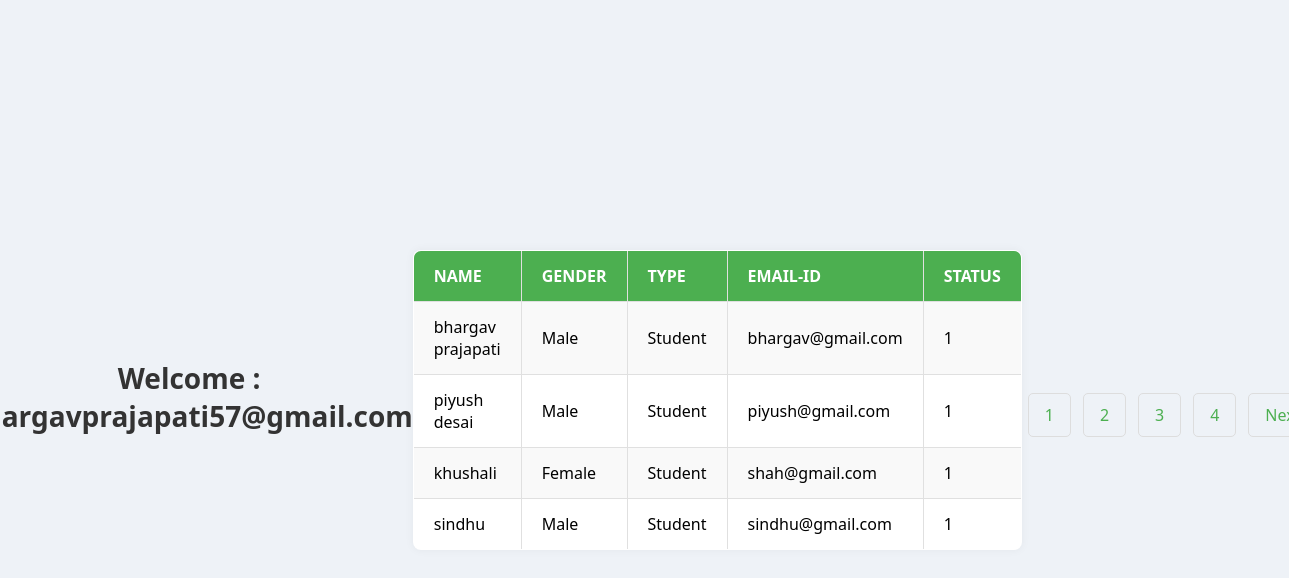
The page /adminindex.php (signed in) on the database its author committed.
### tables this page shows
CREATE TABLE IF NOT EXISTS `tblregistration` (
  `Userid` int NOT NULL AUTO_INCREMENT,
  `name` varchar(30) NOT NULL,
  `gender` varchar(6) NOT NULL,
  `type` varchar(10) NOT NULL,
  `emailid` varchar(30) NOT NULL,
  `pass` varchar(30) NOT NULL,
  `status` int NOT NULL,
  PRIMARY KEY (`Userid`)
);

### adminindex.php (the view, shortened to what this page needs)
<html>
  <head>
  </head>
  <body>
    <?php
    echo "<h2>Welcome : " . $_SESSION['username'] . "</h2>";
    if (isset($_SESSION['username'])) {
        $conn = mysqli_connect("localhost", "root", "", "studentdb");
        $limit = 4;
        $page = isset($_GET['page']) ? $_GET['page'] : 1;
        $offset = ($page - 1) * $limit;
        $total_result = mysqli_query($conn, "SELECT COUNT(*) AS total FROM tblregistration WHERE type='Student' AND status=1");
        $total_row = mysqli_fetch_assoc($total_result)['total'];
        $total_pages = ceil($total_row / $limit);
        $sql = "SELECT * FROM tblregistration WHERE type='Student' AND status=1 LIMIT $offset, $limit";
        $result = mysqli_query($conn, $sql);
        if (mysqli_num_rows($result) > 0) {
            echo "<table border=1>
              <tr>
                  <th>Name</th>
                  <th>Gender</th>
                  <th>Type</th>
                  <th>Email-ID</th>
                  <th>Status</th>
               </tr>";
            while ($rows = mysqli_fetch_assoc($result)) {
                echo "<tr><td>" . $rows['name'] . "</td>
                <td>" . $rows['gender'] . "</td>
                <td>" . $rows['type'] . "</td>
                <td>" . $rows['emailid'] . "</td>
                <td>" . $rows['status'] . "</td>
                </tr>";
             }
            echo "</table>";
        } else {
            echo "<p class='no-records'>No records found.</p>";
        }
        echo "<div class='pagination'>";
        for ($i = 1; $i <= $total_pages; $i++) {
            echo "<a href='?page=$i'>$i</a>";
        }
        if ($page < $total_pages) {
            echo "<a href='?page=" . ($page + 1) . "'>Next</a>";
        }
        echo "</div>";
    }
    ?>
  </body>
</html>

### adminindex.php (style rules this page uses)
body { font-family: 'Segoe UI', Tahoma, Geneva, Verdana, sans-serif; background-color: #eef2f7; margin: 0; padding: 0; display: flex; justify-content: center; align-items: center; height: 100vh; text-align: center; }
h2 { margin-bottom: 30px; font-size: 28px; color: #333; }
table { width: 100%; border-collapse: collapse; margin: 0 auto; background-color: #fff; border-radius: 8px; overflow: hidden; box-shadow: 0 0 10px rgba(0, 0, 0, 0.05); }
th, td { padding: 14px 20px; border: 1px solid #e0e0e0; text-align: left; font-size: 16px; }
th { background-color: #4CAF50; color: white; font-weight: bold; text-transform: uppercase; }
tr:nth-child(even) { background-color: #f9f9f9; }
.pagination { margin-top: 30px; display: flex; justify-content: center; }
.pagination a { color: #4CAF50; text-decoration: none; padding: 10px 16px; margin: 0 6px; border: 1px solid #ddd; border-radius: 5px; transition: background-color 0.3s, color 0.3s; }

### rows shown on the page
tblregistration: name "bhargav prajapati", gender "Male", type "Student", emailid "bhargav@gmail.com", status "1"
tblregistration: name "piyush desai", gender "Male", type "Student", emailid "piyush@gmail.com", status "1"
tblregistration: name "khushali", gender "Female", type "Student", emailid "shah@gmail.com", status "1"
tblregistration: name "sindhu", gender "Male", type "Student", emailid "sindhu@gmail.com", status "1"
